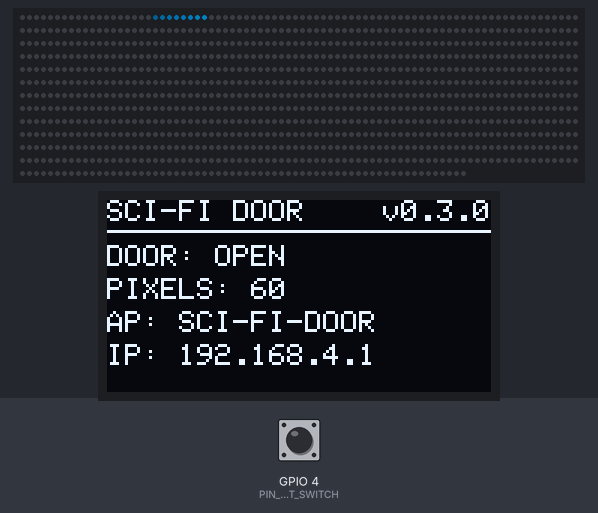
The sketch below on a simulated ESP32-C3. On the bench: 1024 RGB LEDs in strip order, left to right, continuing on the next row, 128×64 one-colour display. The test bench sets the inputs (shaded band); at power-on: GPIO 4 (PIN_LIMIT_SWITCH) HIGH. Dim RGB values are drawn brighter than linear; EEPROM starts erased; what the sketch prints to the serial monitor is not drawn.

Above: at 1.5 s.
1.6 s: GPIO 4 (PIN_LIMIT_SWITCH) pulled LOW for 0.15 s
At 2.06 s:
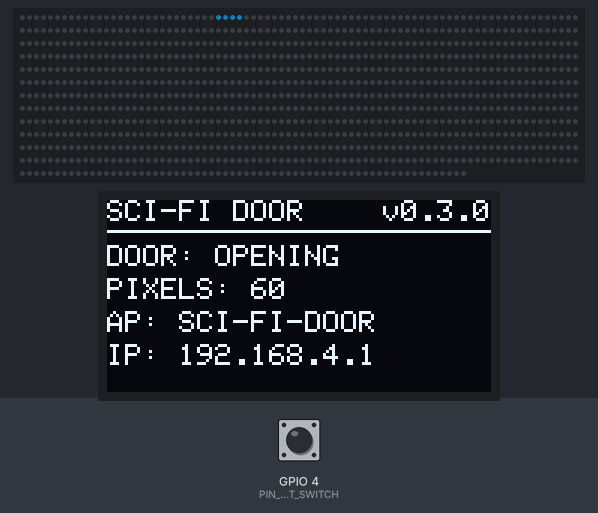
2.3 s: GPIO 4 (PIN_LIMIT_SWITCH) pulled LOW for 1 s
At 3.31 s:
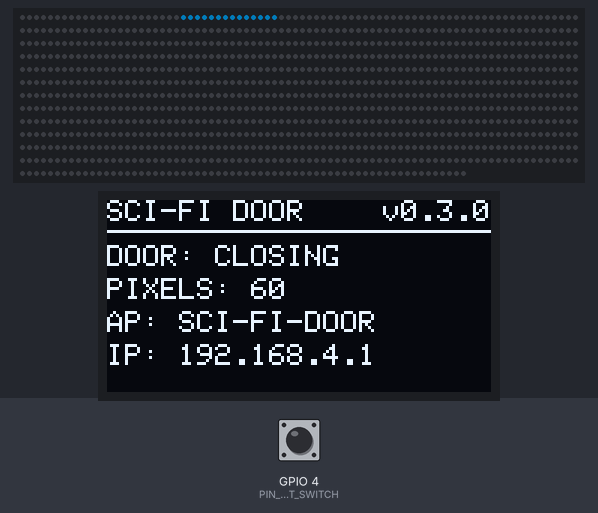
3.9 s: GPIO 4 (PIN_LIMIT_SWITCH) pulled LOW for 3.2 s
At 5.5 s:
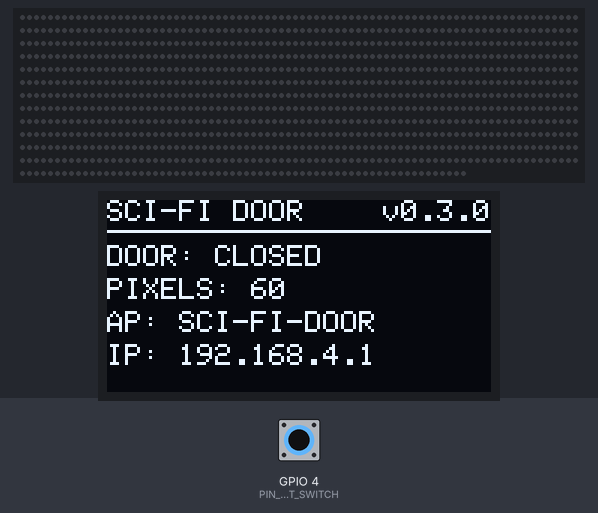
Timing chart, 0 to 7.0 s (numbered marks = the images above; inputs shaded):
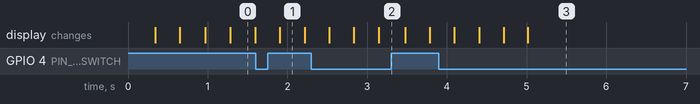

The sketch:

sci_fi_door_controller.ino
```cpp
/*
 Sci-Fi Door Controller v0.2.0
 ESP32-C3 SuperMini + SSD1306 + limit switch + WS2812B
 Standalone controller with Wi-Fi AP web configuration and NVS settings.
*/
#include <Arduino.h>
#include <Wire.h>
#include <WiFi.h>
#include <WebServer.h>
#include <Preferences.h>
#include <Adafruit_GFX.h>
#include <Adafruit_SSD1306.h>
#include <Adafruit_NeoPixel.h>

static const uint8_t PIN_PIXELS=2, PIN_LIMIT_SWITCH=4, PIN_OLED_SDA=5, PIN_OLED_SCL=6;
static const uint8_t OLED_ADDRESS=0x3C;
static const uint16_t SCREEN_WIDTH=128, SCREEN_HEIGHT=64, MAX_PIXELS=1024;
static const int8_t OLED_RESET=-1;
static const uint32_t SWITCH_DEBOUNCE_MS=35;
static const char* FW_VERSION="0.3.0";
static const char* AP_SSID="SCI-FI-DOOR";
static const char* AP_PASSWORD="portal123";

struct Settings {
 uint16_t pixelCount=60;
 uint8_t brightness=100;
 uint16_t openingSpeed=18;
 uint16_t closingSpeed=18;
 uint16_t idleSpeed=35;
 uint8_t red=0, green=170, blue=255;
 uint8_t closedEffect=0; // 0 off, 1 solid, 2 breathe
 uint8_t openEffect=1;   // 0 solid, 1 scanner, 2 breathe
} cfg;

Adafruit_SSD1306 display(SCREEN_WIDTH,SCREEN_HEIGHT,&Wire,OLED_RESET);
Adafruit_NeoPixel pixels(MAX_PIXELS,PIN_PIXELS,NEO_GRB+NEO_KHZ800);
WebServer server(80);
Preferences prefs;

enum DoorState { DOOR_CLOSED, DOOR_OPENING, DOOR_OPEN, DOOR_CLOSING };
DoorState doorState=DOOR_CLOSED;
bool rawSwitchState=LOW, stableSwitchState=LOW, previousStableSwitchState=LOW, oledReady=false;
uint32_t switchChangedAt=0, animationChangedAt=0;
uint16_t animationStep=0, idlePosition=0;
float breathePhase=0;

uint16_t activePixels(){ return constrain(cfg.pixelCount,(uint16_t)1,MAX_PIXELS); }
uint32_t configuredColour(uint8_t scale=255){
 return pixels.Color((uint16_t)cfg.red*scale/255,(uint16_t)cfg.green*scale/255,(uint16_t)cfg.blue*scale/255);
}
const char* doorStateName(){
 switch(doorState){case DOOR_CLOSED:return "CLOSED";case DOOR_OPENING:return "OPENING";case DOOR_OPEN:return "OPEN";case DOOR_CLOSING:return "CLOSING";}
 return "UNKNOWN";
}
void clearPixels(){pixels.clear();pixels.show();}
void applyPixelSettings(){pixels.setBrightness(cfg.brightness);clearPixels();}
void loadSettings(){
 prefs.begin("scifidoor",true);
 cfg.pixelCount=prefs.getUShort("pixels",60); cfg.brightness=prefs.getUChar("bright",100);
 cfg.openingSpeed=prefs.getUShort("openSpd",18); cfg.closingSpeed=prefs.getUShort("closeSpd",18); cfg.idleSpeed=prefs.getUShort("idleSpd",35);
 cfg.red=prefs.getUChar("red",0); cfg.green=prefs.getUChar("green",170); cfg.blue=prefs.getUChar("blue",255);
 cfg.closedEffect=prefs.getUChar("closedFx",0); cfg.openEffect=prefs.getUChar("openFx",1); prefs.end();
 cfg.pixelCount=constrain(cfg.pixelCount,(uint16_t)1,MAX_PIXELS); cfg.brightness=constrain(cfg.brightness,(uint8_t)1,(uint8_t)255);
}
void saveSettings(){
 prefs.begin("scifidoor",false);
 prefs.putUShort("pixels",cfg.pixelCount);prefs.putUChar("bright",cfg.brightness);
 prefs.putUShort("openSpd",cfg.openingSpeed);prefs.putUShort("closeSpd",cfg.closingSpeed);prefs.putUShort("idleSpd",cfg.idleSpeed);
 prefs.putUChar("red",cfg.red);prefs.putUChar("green",cfg.green);prefs.putUChar("blue",cfg.blue);
 prefs.putUChar("closedFx",cfg.closedEffect);prefs.putUChar("openFx",cfg.openEffect);prefs.end();
}
void updateDisplay(){
 if(!oledReady)return;
 display.clearDisplay();display.setTextColor(SSD1306_WHITE);display.setTextSize(1);
 display.setCursor(0,0);display.println("SCI-FI DOOR");display.drawLine(0,10,127,10,SSD1306_WHITE);
 display.setCursor(0,15);display.print("DOOR: ");display.println(doorStateName());
 display.setCursor(0,26);display.print("PIXELS: ");display.println(activePixels());
 display.setCursor(0,37);display.print("AP: ");display.println(AP_SSID);
 display.setCursor(0,48);display.print("IP: ");display.println(WiFi.softAPIP());
 display.setCursor(92,0);display.print("v");display.print(FW_VERSION);display.display();
}
void setDoorState(DoorState s){
 if(doorState==s)return;doorState=s;animationStep=0;idlePosition=0;breathePhase=0;animationChangedAt=millis();
 Serial.print("[DOOR] State -> ");Serial.println(doorStateName());updateDisplay();
}
void readLimitSwitch(){
 bool reading=digitalRead(PIN_LIMIT_SWITCH);
 if(reading!=rawSwitchState){rawSwitchState=reading;switchChangedAt=millis();}
 if(millis()-switchChangedAt>=SWITCH_DEBOUNCE_MS&&stableSwitchState!=rawSwitchState){
  previousStableSwitchState=stableSwitchState;stableSwitchState=rawSwitchState;
  Serial.println(stableSwitchState==LOW?"[SWITCH] PRESSED - door closed":"[SWITCH] RELEASED - door opening");
  if(previousStableSwitchState==LOW&&stableSwitchState==HIGH)setDoorState(DOOR_OPENING);
  if(previousStableSwitchState==HIGH&&stableSwitchState==LOW)setDoorState(DOOR_CLOSING);
 }
}
void fillConfigured(uint8_t scale=255){for(uint16_t i=0;i<activePixels();i++)pixels.setPixelColor(i,configuredColour(scale));pixels.show();}
void runBreathe(){
 if(millis()-animationChangedAt<cfg.idleSpeed)return;animationChangedAt=millis();
 breathePhase+=0.08f;if(breathePhase>6.283f)breathePhase=0;
 uint8_t level=(uint8_t)(45.0f+210.0f*((sinf(breathePhase)+1.0f)/2.0f));pixels.clear();fillConfigured(level);
}
void runOpeningEffect(){
 if(millis()-animationChangedAt<cfg.openingSpeed)return;animationChangedAt=millis();pixels.clear();
 int cl=(activePixels()-1)/2,cr=activePixels()/2;
 for(uint8_t tail=0;tail<5;tail++){if(animationStep<tail)continue;int d=animationStep-tail,l=cl-d,r=cr+d;uint8_t level=255-tail*45;
  if(l>=0&&l<activePixels())pixels.setPixelColor(l,configuredColour(level));
  if(r>=0&&r<activePixels())pixels.setPixelColor(r,configuredColour(level));}
 pixels.show();animationStep++;if(animationStep>(activePixels()/2)+6)setDoorState(DOOR_OPEN);
}
void runScanner(){
 if(millis()-animationChangedAt<cfg.idleSpeed)return;animationChangedAt=millis();pixels.clear();
 for(uint8_t tail=0;tail<8;tail++){int index=(int)idlePosition-tail;while(index<0)index+=activePixels();index%=activePixels();uint8_t level=220-tail*25;pixels.setPixelColor(index,configuredColour(level));}
 pixels.show();idlePosition=(idlePosition+1)%activePixels();
}
void runOpenEffect(){if(cfg.openEffect==0){fillConfigured();delay(1);}else if(cfg.openEffect==1)runScanner();else runBreathe();}
void runClosedEffect(){if(cfg.closedEffect==0){return;}if(cfg.closedEffect==1){fillConfigured(80);delay(1);}else runBreathe();}
void runClosingEffect(){
 if(millis()-animationChangedAt<cfg.closingSpeed)return;animationChangedAt=millis();pixels.clear();uint16_t half=(activePixels()+1)/2;
 for(uint16_t d=animationStep;d<half;d++){int l=d,r=activePixels()-1-d;if(l>=0&&l<activePixels())pixels.setPixelColor(l,configuredColour(180));if(r>=0&&r<activePixels())pixels.setPixelColor(r,configuredColour(180));}
 pixels.show();animationStep++;if(animationStep>=half){clearPixels();setDoorState(DOOR_CLOSED);}
}
String option(uint8_t value,uint8_t current,const char* label){return String("<option value='")+value+"'"+(value==current?" selected":"")+">"+label+"</option>";}
String page(){
 String h;h.reserve(7000);
 h+="<!doctype html><html><head><meta name='viewport' content='width=device-width,initial-scale=1'><title>Sci-Fi Door</title><style>";
 h+="body{margin:0;background:#071017;color:#dffcff;font-family:Arial,sans-serif}main{max-width:720px;margin:auto;padding:24px}.card{background:#0c1b24;border:1px solid #1d7185;border-radius:16px;padding:20px;margin:14px 0;box-shadow:0 0 25px #00c8ff18}h1{color:#65e8ff}label{display:block;margin:14px 0 5px;color:#91ddea}input,select,button{width:100%;box-sizing:border-box;padding:12px;border-radius:9px;border:1px solid #286475;background:#071017;color:white}button{margin-top:18px;background:#0d91aa;font-weight:bold;cursor:pointer}.grid{display:grid;grid-template-columns:1fr 1fr;gap:12px}.status{font-size:1.15em;color:#6fffc8}@media(max-width:560px){.grid{grid-template-columns:1fr}}</style></head><body><main>";
 h+="<h1>SCI-FI DOOR</h1><div class='card'><div class='status'>Door: "+String(doorStateName())+"</div><p>Firmware "+String(FW_VERSION)+" &bull; AP "+String(AP_SSID)+" &bull; "+WiFi.softAPIP().toString()+"</p></div>";
 h+="<form class='card' method='POST' action='/save'><h2>Lighting</h2><div class='grid'>";
 h+="<div><label>Pixel count</label><input name='pixels' type='number' min='1' max='1024' value='"+String(cfg.pixelCount)+"'></div>";
 h+="<div><label>Brightness (1-255)</label><input name='brightness' type='number' min='1' max='255' value='"+String(cfg.brightness)+"'></div></div>";
 h+="<label>Colour</label><input name='colour' type='color' value='#"+String(cfg.red<16?"0":"")+String(cfg.red,HEX)+String(cfg.green<16?"0":"")+String(cfg.green,HEX)+String(cfg.blue<16?"0":"")+String(cfg.blue,HEX)+"'>";
 h+="<div class='grid'><div><label>Closed effect</label><select name='closedFx'>"+option(0,cfg.closedEffect,"Off")+option(1,cfg.closedEffect,"Dim solid")+option(2,cfg.closedEffect,"Breathe")+option(3,cfg.closedEffect,"Perimeter chase")+option(4,cfg.closedEffect,"Warning pulse")+option(5,cfg.closedEffect,"Reactor")+"</select></div>";
 h+="<div><label>Open effect</label><select name='openFx'>"+option(0,cfg.openEffect,"Solid")+option(1,cfg.openEffect,"Scanner")+option(2,cfg.openEffect,"Breathe")+option(3,cfg.openEffect,"Perimeter chase")+option(4,cfg.openEffect,"Warning pulse")+option(5,cfg.openEffect,"Reactor")+option(6,cfg.openEffect,"Energy shimmer")+option(7,cfg.openEffect,"Dual sweep")+"</select></div></div>";
 h+="<h2>Timing</h2><div class='grid'><div><label>Opening step ms</label><input name='openSpd' type='number' min='5' max='500' value='"+String(cfg.openingSpeed)+"'></div><div><label>Closing step ms</label><input name='closeSpd' type='number' min='5' max='500' value='"+String(cfg.closingSpeed)+"'></div><div><label>Idle step ms</label><input name='idleSpd' type='number' min='10' max='1000' value='"+String(cfg.idleSpeed)+"'></div></div>";
 h+="<button type='submit'>SAVE SETTINGS</button></form><div class='card'><form method='POST' action='/preview'><button>PREVIEW OPEN EFFECT</button></form></div></main></body></html>";return h;
}
uint8_t hexByte(String s){return (uint8_t)strtoul(s.c_str(),nullptr,16);}
void handleSave(){
 cfg.pixelCount=constrain(server.arg("pixels").toInt(),1,(int)MAX_PIXELS);cfg.brightness=constrain(server.arg("brightness").toInt(),1,255);
 cfg.openingSpeed=constrain(server.arg("openSpd").toInt(),5,500);cfg.closingSpeed=constrain(server.arg("closeSpd").toInt(),5,500);cfg.idleSpeed=constrain(server.arg("idleSpd").toInt(),10,1000);
 cfg.closedEffect=constrain(server.arg("closedFx").toInt(),0,5);cfg.openEffect=constrain(server.arg("openFx").toInt(),0,7);
 String c=server.arg("colour");if(c.length()==7){cfg.red=hexByte(c.substring(1,3));cfg.green=hexByte(c.substring(3,5));cfg.blue=hexByte(c.substring(5,7));}
 saveSettings();applyPixelSettings();animationStep=0;idlePosition=0;breathePhase=0;updateDisplay();
 Serial.println("[CONFIG] Settings saved to NVS");server.sendHeader("Location","/");server.send(303);
}
void handlePreview(){setDoorState(DOOR_OPENING);server.sendHeader("Location","/");server.send(303);}
void startWeb(){
 WiFi.mode(WIFI_AP);WiFi.softAP(AP_SSID,AP_PASSWORD);
 Serial.print("[WIFI] AP ");Serial.print(AP_SSID);Serial.print(" IP ");Serial.println(WiFi.softAPIP());
 server.on("/",HTTP_GET,[](){server.send(200,"text/html",page());});
 server.on("/save",HTTP_POST,handleSave);server.on("/preview",HTTP_POST,handlePreview);
 server.onNotFound([](){server.sendHeader("Location","/");server.send(302);});server.begin();Serial.println("[WEB] Configuration server ready");
}
void setup(){
 Serial.begin(115200);delay(250);Serial.println("\n================================\n SCI-FI DOOR CONTROLLER v0.3.0\n================================");
 loadSettings();pinMode(PIN_LIMIT_SWITCH,INPUT_PULLUP);rawSwitchState=digitalRead(PIN_LIMIT_SWITCH);stableSwitchState=rawSwitchState;previousStableSwitchState=stableSwitchState;switchChangedAt=millis();
 pixels.begin();applyPixelSettings();Wire.begin(PIN_OLED_SDA,PIN_OLED_SCL);oledReady=display.begin(SSD1306_SWITCHCAPVCC,OLED_ADDRESS);
 if(oledReady){display.setRotation(2);Serial.println("[OLED] Online");}else Serial.println("[OLED] WARNING: not detected");
 startWeb();doorState=stableSwitchState==LOW?DOOR_CLOSED:DOOR_OPEN;updateDisplay();
 Serial.print("[CONFIG] pixels=");Serial.print(activePixels());Serial.print(" brightness=");Serial.println(cfg.brightness);Serial.println("[SYSTEM] Ready");
}
void loop(){
 server.handleClient();readLimitSwitch();
 switch(doorState){case DOOR_CLOSED:runClosedEffect();break;case DOOR_OPENING:runOpeningEffect();break;case DOOR_OPEN:runOpenEffect();break;case DOOR_CLOSING:runClosingEffect();break;}
}
```

Measured:
- after the input at 1.6 s, the display: changes after 0.31 s (image 1)
- after the input at 2.3 s, the display: first changes after 0.22 s (image 2 shows a later state)
- after the input at 3.9 s, the display: first changes after 0.19 s (image 3 shows a later state)
